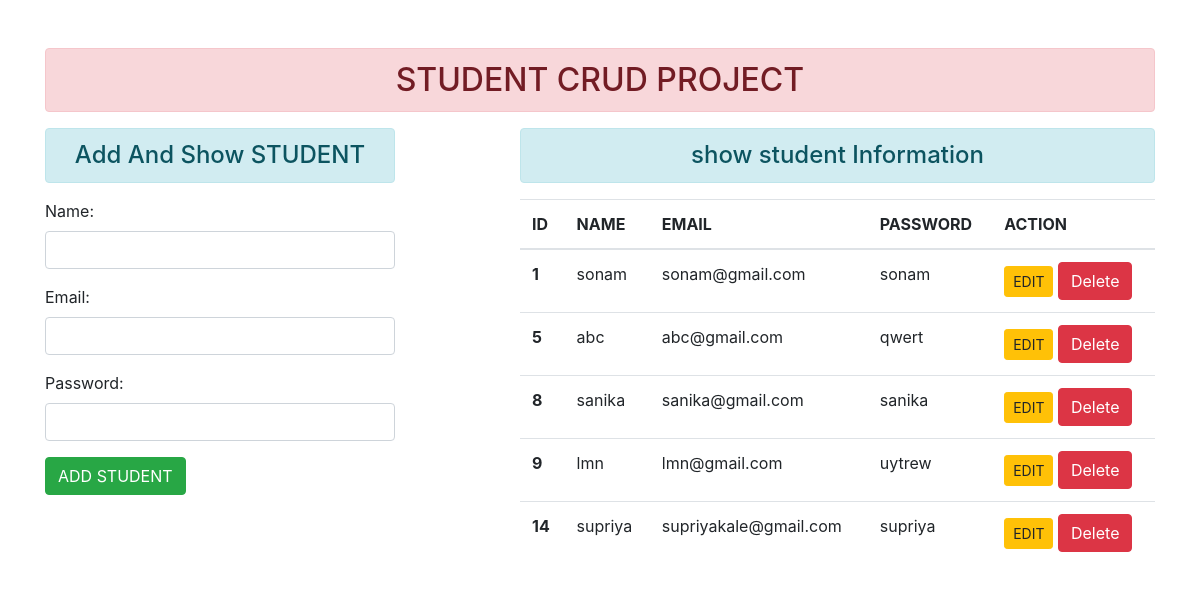
The page / on the database its author committed.
### enroll/models.py (models this page shows)
class User(models.Model):
    name = models.CharField(max_length=60)
    email = models.EmailField(max_length=100)
    city= models.CharField(max_length=60)
    pincode= models.CharField(max_length=60)
    password= models.CharField(max_length=50)

### enroll/views.py (the view)
# urls.py: path('', views.add_show, name="addandshow"),
def add_show(request):
    if request.method == 'POST':
        fm = StudentRegistration(request.POST)
        if fm.is_valid():
            nm = fm.cleaned_data['name']
            em = fm.cleaned_data['email']
            pw = fm.cleaned_data['password']
            reg = User(name=nm, email=em, password=pw)
            reg.save()
            fm = StudentRegistration()
    else:
        fm = StudentRegistration()
    stud = User.objects.all()
    return render(request, 'enroll/addandshow.html', {'form':fm, 'stu':stud})

### enroll/forms.py
class StudentRegistration(forms.ModelForm):
    class Meta:
        model = User
        fields = ['name', 'email', 'password']
        widgets = {
            'name' : forms.TextInput(attrs={'class':'form-control'}),
            'email' : forms.EmailInput(attrs={'class':'form-control'}),
            'password' : forms.PasswordInput(render_value=True, attrs={'class':'form-control'}),
        }

### enroll/templates/enroll/addandshow.html (shortened to what this page needs)
{% extends 'enroll/base.html' %}
{% block content %}
<div class="row">
    <div class="col-sm-4">
        <h4 class="text-center alert alert-info">Add And Show STUDENT</h4>
        <form action="" method="POST">
            {{form.as_p}}
            <input type="submit" class="btn btn-success" value="ADD STUDENT">
        </form>
    </div>
    <div class="col-sm-7 offset-1">
        <h4 class="text-center alert alert-info">show student Information</h4>
        {% if stu %}
        <table class="table table-hover">
            <thead>
              <tr>
                <th scope="col">ID</th>
                <th scope="col">NAME</th>
                <th scope="col">EMAIL</th>
                <th scope="col">PASSWORD</th>
                <th scope="col">ACTION</th>
              </tr>
            </thead>
            <tbody>
                {% for st in stu %}
              <tr>
                <th scope="row">{{st.id}}</th>
                <td>{{st.name}}</td>
                <td>{{st.email}}</td>
                <td>{{st.password}}</td>
                <td>
                    <a href="{% url 'updatedata' st.id %}" class=" btn btn-warning btn-sm">EDIT</a>
                    <form action="{% url 'deletedata' st.id %}" method="post" class="d-inline"> {% csrf_token %}
                        <input type="submit" class="btn btn-danger" value="Delete">
                        </form>
                </td>
              </tr>
              {% endfor %}
              </tbody>
          </table>
        {% else %}
        <h4 class="text-center alert alert-warning"> NO RECORD FOUND</h4>
        {% endif %}
    </div>
</div>
{% endblock content %}

### enroll/templates/enroll/base.html (shortened to what this page needs)
<!DOCTYPE html>
{% load static %}
<html lang="en">
<head>
    <link rel="stylesheet" href="{% static 'enroll/css/bootstrap.css' %}">
</head>
<body>
    <div class="container mt-5">
        <h2 class="text-center alert alert-danger">STUDENT CRUD PROJECT</h2>
        {% block content %} {% endblock content %}
</body>
</html>

### rows shown on the page
User: id "1", name "sonam", email "sonam@gmail.com", password "sonam"
User: id "5", name "abc", email "abc@gmail.com", password "qwert"
User: id "8", name "sanika", email "sanika@gmail.com", password "sanika"
User: id "9", name "lmn", email "lmn@gmail.com", password "uytrew"
User: id "14", name "supriya", email "supriyakale@gmail.com", password "supriya"
